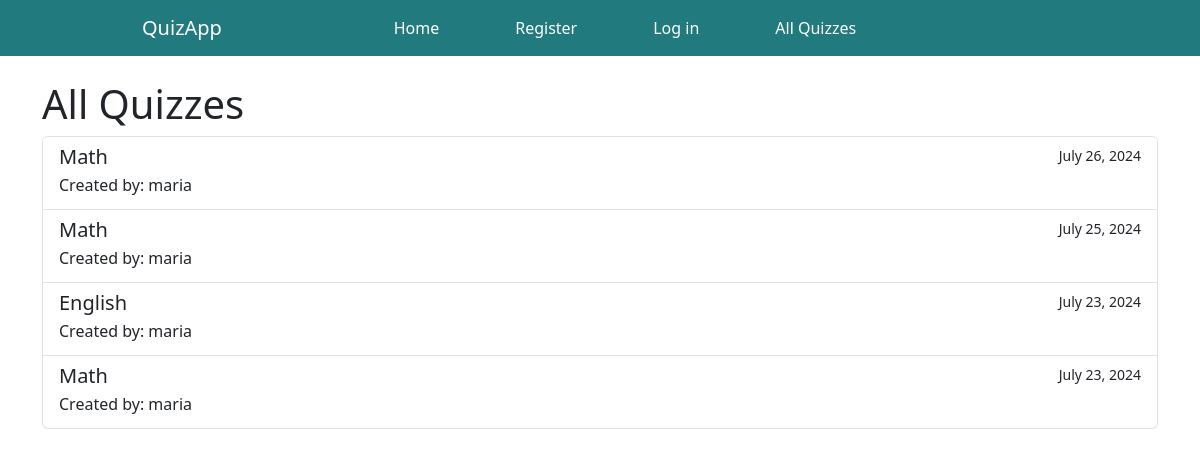
/all_quizzes/, run on an earlier commit of the app's database.
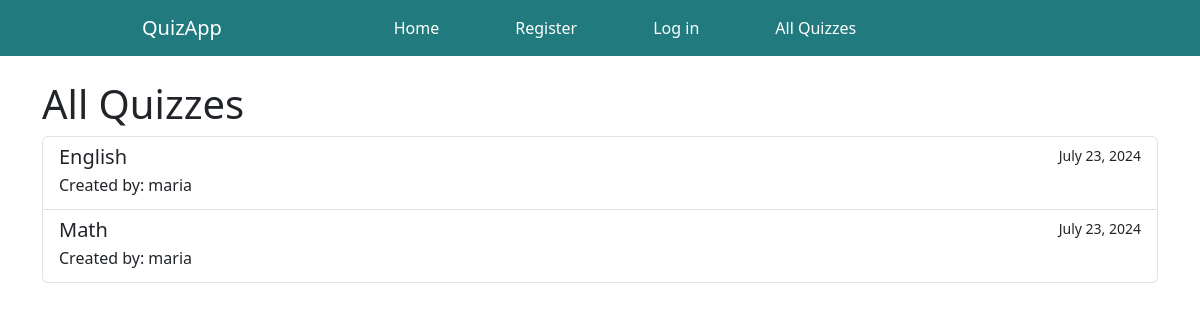
And on a later commit of the database.
### quiz_app/models.py (models this page shows, shortened)
class Quiz(models.Model):
    title = models.CharField(max_length=200)
    creator = models.ForeignKey(User, on_delete=models.CASCADE, default= 1)
    created_at = models.DateTimeField(auto_now_add=True)
    takers = models.ManyToManyField(User, related_name='taken_quizzes', blank=True)

### quiz_app/views.py (the view)
# urls.py: path('all_quizzes/', views.all_quizzes, name='all_quizzes'),
def all_quizzes(request):
    quizzes = Quiz.objects.all().order_by('-created_at')
    return render(request, 'quiz_app/all_quizzes.html', {'quizzes': quizzes})

### quiz_app/templates/quiz_app/all_quizzes.html
{% extends 'quiz_app/home.html' %}
{% block content %}
<div class="container mt-4">
    <h1>All Quizzes</h1>
    <div class="list-group">
        {% for quiz in quizzes %}
        <a href="{% url 'take_quiz' quiz.id %}" class="list-group-item list-group-item-action">
            <div class="d-flex w-100 justify-content-between">
                <h5 class="mb-1">{{ quiz.title }}</h5>
                <small>{{ quiz.created_at|date:"F d, Y" }}</small>
            </div>
            <p class="mb-1">Created by: {{ quiz.creator.username }}</p>
        </a>
        {% empty %}
        <p class="list-group-item">No quizzes available.</p>
        {% endfor %}
    </div>
</div>
{% endblock %}

### quiz_app/templates/quiz_app/home.html (shortened to what this page needs)
<!doctype html>
<html lang="en">
<head>
    <link href="https://cdn.jsdelivr.net/npm/bootstrap@5.3.3/dist/css/bootstrap.min.css" rel="stylesheet">
    {% load static %}
    <link href = "{% static 'css/style.css' %}" rel="stylesheet" >
</head>
<body>
    <nav class="navbar navbar-expand-lg" style="background-color: #217b7e; ">
        <div class="container">
            <a class="navbar-brand" href="{% url 'home' %}" style="color: #ffffff;">QuizApp</a>
            <div class="collapse navbar-collapse" id="navbarNav">
            <ul class="navbar-nav">
                <li class="nav-item active">
                <a class="nav-link" href="{% url 'home' %}" style="color: #ffffff;">Home</a>
                </li>
                <li class="nav-item">
                <a class="nav-link" href="{% url 'register' %}" style="color: #ffffff;">Register</a>
                </li>
                <li class="nav-item">
                <a class="nav-link" href="{% url 'login' %}" style="color: #ffffff;">Log in</a>
                <li class="nav-item">
                <a class="nav-link" href="{% url 'all_quizzes' %}" style="color: #ffffff;">All Quizzes</a>
                </li>
            </ul>
            </div>
        </div>
    </nav>
{% block content %}{% endblock %}
</body>
</html>

### quiz_app/static/css/style.css (style rules this page uses)
.navbar-brand { padding-right: 100px; padding-left: 100px; }
.navbar-nav { display: flex; justify-content: center; width: 70%; }
.nav-item { margin: 0 30px; }

What changed in the data, as far as the page shows it:
removed Quiz: title "Math", created_at "July 26, 2024", creator.username "maria"
removed Quiz: title "Math", created_at "July 25, 2024", creator.username "maria"
